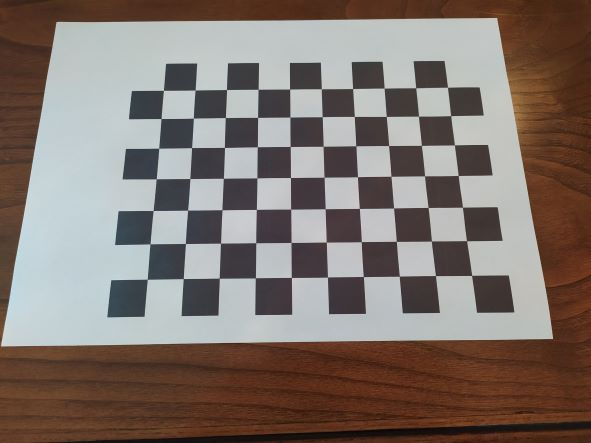
#> input picture proj1/ar/calibration/images/IMG_20221016_105437.jpg, 591 x 443 px; its folder holds only this picture in this run
$ python calibration.py
#> lines starting #> are read from the running program, lines starting #| are printed output that depends on the picture; after the words box and inside, x2 and y2 are one past the last pixel; in counts of white or black regions, pixels touching at a corner belong together
import numpy as np
import cv2 as cv
import glob

# termination criteria
criteria = (cv.TERM_CRITERIA_EPS + cv.TERM_CRITERIA_MAX_ITER, 30, 0.001)

# prepare object points, like (0,0,0), (1,0,0), (2,0,0) ....,(6,5,0)
objp = np.zeros((10 * 7,3), np.float32)
objp[:,:2] = np.mgrid[0 : 10, 0 : 7].T.reshape(-1, 2)

# Arrays to store object points and image points from all the images.
objpoints = [] # 3d point in real world space
imgpoints = [] # 2d points in image plane.

# load all images
images = glob.glob('images/*.jpg')

for fname in images:
    img = cv.imread(fname)
#> img is the input picture: shape (443, 591, 3); mean B, G, R 110.1, 116.5, 128.4
    gray = cv.cvtColor(img, cv.COLOR_BGR2GRAY)
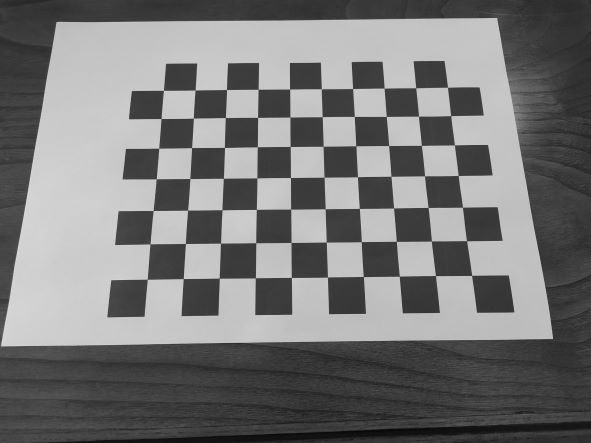
#> gray: shape (443, 591); min 6, max 228, mean 119.3

    # Find the chess board corners
    ret, corners = cv.findChessboardCorners(gray, (10, 7), None)
#> ret = True; corners = 70 rows, first 8: [471.6, 275.4], [435.5, 275.5], [399.4, 276.3], [363.4, 276.6], [327.5, 277.1], [291.4, 277.5], [255.4, 277.7], [219.3, 278.2]

    # If found, add object points, image points (after refining them)
    if ret == True:
        objpoints.append(objp)
        corners2 = cv.cornerSubPix(gray,corners, (11, 11), (-1, -1), criteria)
#> corners2 = 70 rows, first 8: [471.6, 275.4], [435.5, 275.6], [399.3, 276.2], [363.3, 276.5], [327.5, 277.1], [291.4, 277.5], [255.4, 277.8], [219.3, 278.2]
        imgpoints.append(corners2)

        # Draw and display the corners
        cv.drawChessboardCorners(img, (10, 7), corners2, ret)
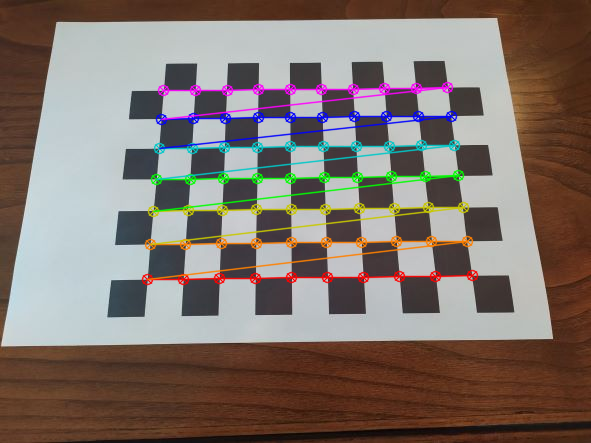
#> img: shape (443, 591, 3); 6.48% of pixels changed, all inside (x1, y1, x2, y2) = (141, 81, 479, 286)
        cv.imshow('img', img)
        cv.waitKey(0)

cv.destroyAllWindows()

# save calibration data
_, mtx, dist, _, _ = cv.calibrateCamera(objpoints, imgpoints, gray.shape[::-1], None, None)
#> mtx = [[320, 0, 295.5], [0, 308.6, 196], [0, 0, 1]]; dist = [[0.0253, -0.184, -0.00129, 0.000684, 0.405]]
np.savez("calibrationData", mtx=mtx, dist=dist)

# [9 lines of commented-out code are left out]

$ run again, on proj1/ar/calibration/images/IMG_20221016_105522.jpg
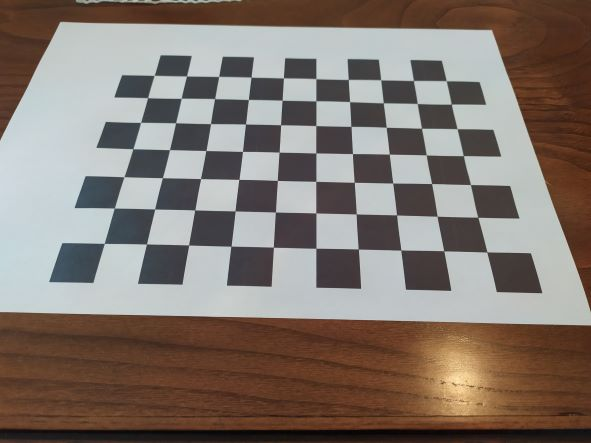
#> input picture proj1/ar/calibration/images/IMG_20221016_105522.jpg, 591 x 443 px
#> img is the input picture: shape (443, 591, 3); mean B, G, R 111.5, 119, 130.3
#> `gray = cv.cvtColor(img, cv.COLOR_BGR2GRAY)`:
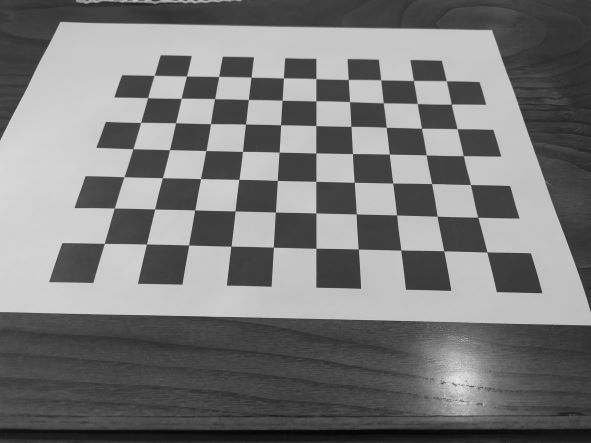
#> gray: shape (443, 591); min 4, max 231, mean 121.5
#> ret = True; corners = 70 rows, first 8: [486.8, 251.9], [443.7, 250.8], [400.8, 250.1], [358.3, 249.1], [315.9, 248.3], [273.4, 247.2], [230.9, 246.3], [188.6, 245.1]
#> corners2 = 70 rows, first 8: [486.8, 252], [443.7, 250.7], [400.8, 250.1], [358.3, 249], [315.9, 248.3], [273.4, 247.2], [230.9, 246.2], [188.6, 245]
#> `cv.drawChessboardCorners(img, (10, 7), corners2, ret)`:
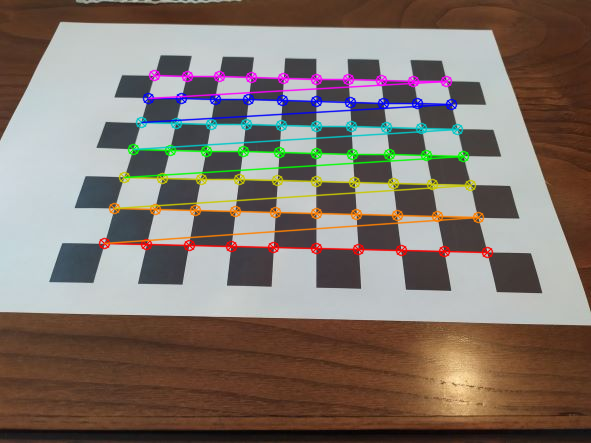
#> img: shape (443, 591, 3); 6.87% of pixels changed, all inside (x1, y1, x2, y2) = (98, 69, 494, 259)
#> mtx = [[389.2, 0, 294.7], [0, 357.6, 195.9], [0, 0, 1]]; dist = [[0.128, -0.99, -0.00211, 2.92e-05, 2.34]]

$ run again, on proj1/ar/calibration/images/IMG_20221016_105530.jpg
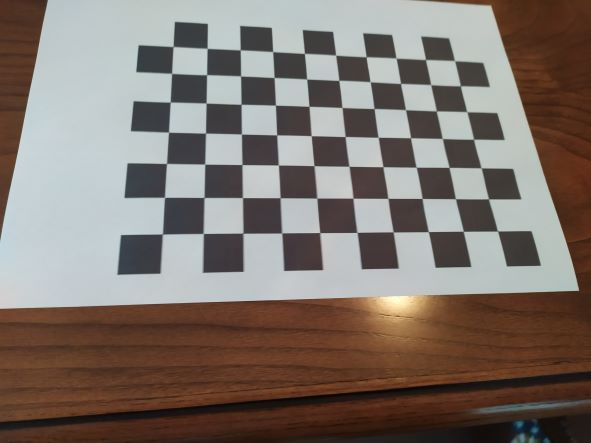
#> input picture proj1/ar/calibration/images/IMG_20221016_105530.jpg, 591 x 443 px
#> img is the input picture: shape (443, 591, 3); mean B, G, R 109.2, 116.2, 127
#> `gray = cv.cvtColor(img, cv.COLOR_BGR2GRAY)`:
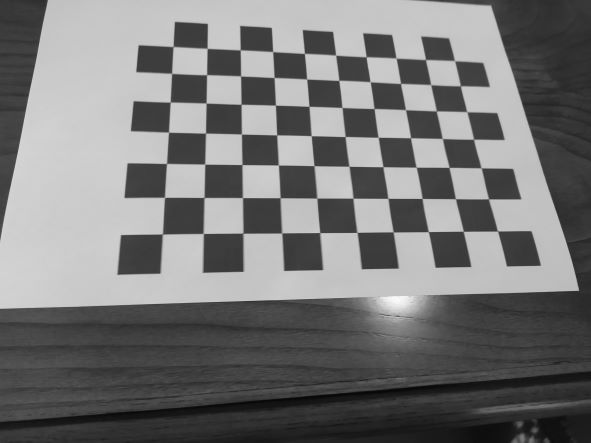
#> gray: shape (443, 591); min 4, max 251, mean 118.6
#> ret = True; corners = 70 rows, first 8: [497.6, 230.9], [463.3, 231.4], [428.3, 231.5], [393.3, 231.8], [357, 232.4], [319.8, 232.5], [281.6, 233], [242.8, 233.2]
#> corners2 = 70 rows, first 8: [497.5, 231.1], [463.3, 231.3], [428.3, 231.6], [393.2, 231.9], [357, 232.4], [319.7, 232.6], [281.7, 232.9], [242.9, 233.2]
#> `cv.drawChessboardCorners(img, (10, 7), corners2, ret)`:
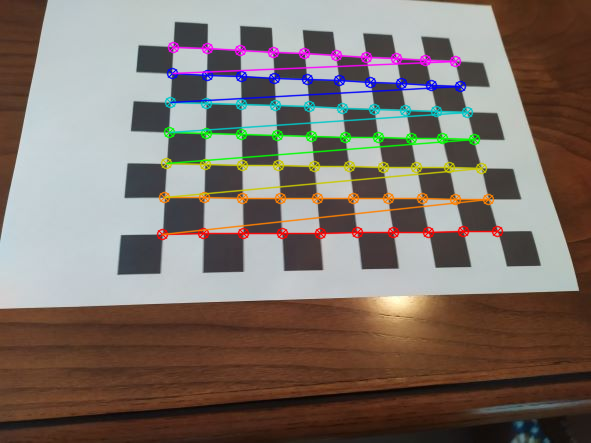
#> img: shape (443, 591, 3); 6.49% of pixels changed, all inside (x1, y1, x2, y2) = (156, 41, 504, 241)
#> mtx = [[406.5, 0, 302.7], [0, 420.8, 266.4], [0, 0, 1]]; dist = [[-0.0433, 0.242, 0.000633, 0.00699, -0.316]]

$ run again, on proj1/ar/calibration/images/IMG_20221016_105540.jpg
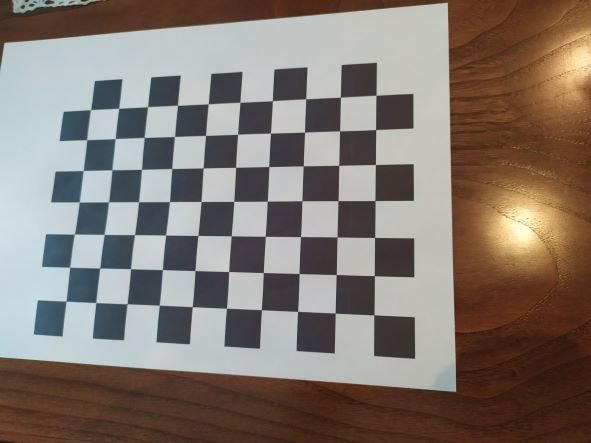
#> input picture proj1/ar/calibration/images/IMG_20221016_105540.jpg, 591 x 443 px
#> img is the input picture: shape (443, 591, 3); mean B, G, R 112.5, 120, 131.2
#> `gray = cv.cvtColor(img, cv.COLOR_BGR2GRAY)`:
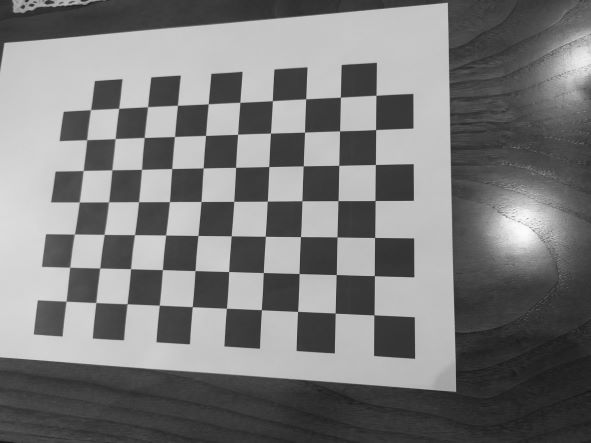
#> gray: shape (443, 591); min 21, max 252, mean 122.5
#> ret = True; corners = 70 rows, first 8: [373.9, 314.8], [335.2, 313.1], [297.5, 311.4], [261.4, 309.6], [226.4, 308.3], [192.4, 306.6], [159.3, 305.2], [127.2, 303.5]
#> corners2 = 70 rows, first 8: [373.9, 314.9], [335.2, 313.1], [297.6, 311.4], [261.4, 309.7], [226.4, 308.3], [192.3, 306.6], [159.3, 305.2], [127, 303.7]
#> `cv.drawChessboardCorners(img, (10, 7), corners2, ret)`:
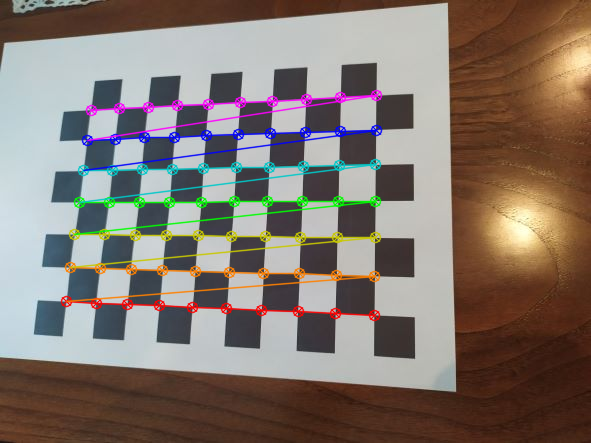
#> img: shape (443, 591, 3); 6.43% of pixels changed, all inside (x1, y1, x2, y2) = (60, 89, 383, 322)
#> mtx = [[382.3, 0, 294.7], [0, 388.3, 242], [0, 0, 1]]; dist = [[0.0224, -0.0136, 0.000277, -0.00242, -0.0315]]

$ run again, on proj1/ar/calibration/images/IMG_20221016_105445.jpg
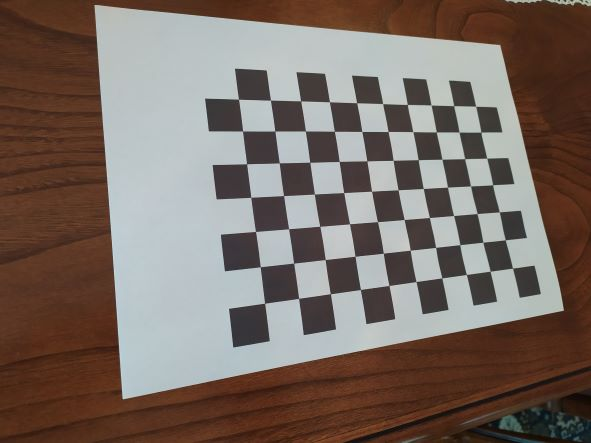
#> input picture proj1/ar/calibration/images/IMG_20221016_105445.jpg, 591 x 443 px
#> img is the input picture: shape (443, 591, 3); mean B, G, R 99.6, 107.3, 120.9
#> `gray = cv.cvtColor(img, cv.COLOR_BGR2GRAY)`:
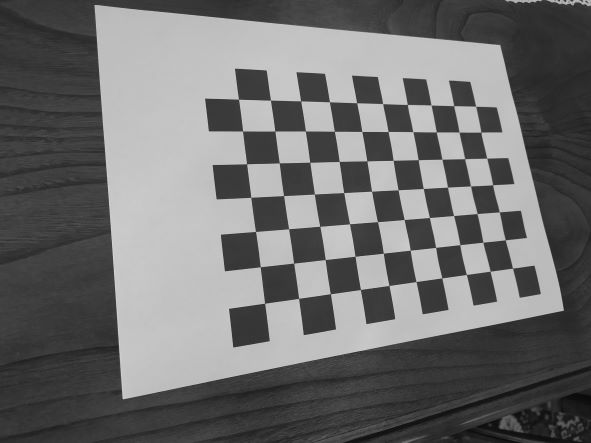
#> gray: shape (443, 591); min 6, max 216, mean 110.4
#> ret = True; corners = 70 rows, first 8: [512.6, 268.2], [490.1, 271.3], [466.4, 274.4], [441.8, 277.9], [416, 281.5], [389, 285.5], [360.5, 289.5], [330.5, 293.7]
#> corners2 = 70 rows, first 8: [512.5, 268.2], [490.2, 271.2], [466.4, 274.5], [441.8, 277.9], [416, 281.5], [389, 285.5], [360.4, 289.5], [330.3, 293.7]
#> `cv.drawChessboardCorners(img, (10, 7), corners2, ret)`:
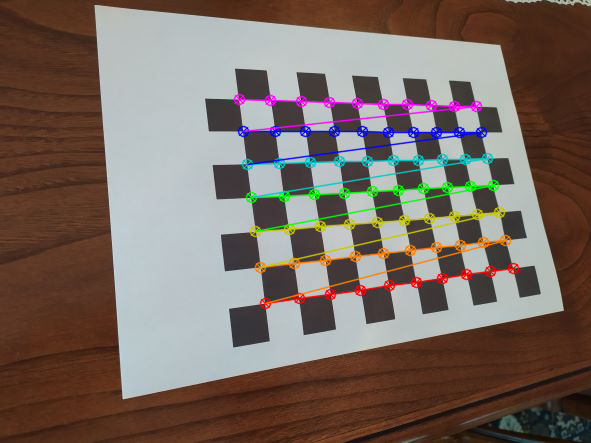
#> img: shape (443, 591, 3); 5.57% of pixels changed, all inside (x1, y1, x2, y2) = (233, 93, 520, 310)
#> mtx = [[432.6, 0, 263.4], [0, 420.3, 211], [0, 0, 1]]; dist = [[0.0885, -0.454, 2.36e-05, 0.00564, 0.905]]
